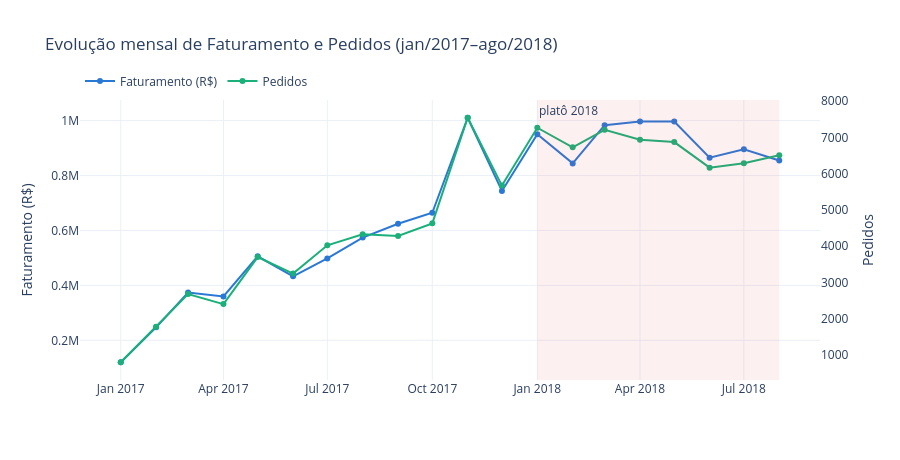

This figure's notebook cell:
### Code cell
# Grafico Evolução Mensal

fig = go.Figure()
fig.add_trace(go.Scatter(
    x=mensal['ano_mes'], y=mensal['faturamento'], name='Faturamento (R$)',
    mode='lines+markers', line=dict(color='#2a78d6', width=2), marker=dict(size=6),
))
fig.add_trace(go.Scatter(
    x=mensal['ano_mes'], y=mensal['pedidos'], name='Pedidos',
    mode='lines+markers', line=dict(color='#1baf7a', width=2), marker=dict(size=6),
    yaxis='y2',
))
fig.add_vrect(x0='2018-01', x1='2018-08', fillcolor='#e34948', opacity=0.08, line_width=0,
              annotation_text='platô 2018', annotation_position='top left')
fig.update_layout(
    title='Evolução mensal de Faturamento e Pedidos (jan/2017–ago/2018)',
    xaxis_title='', yaxis=dict(title='Faturamento (R$)'),
    yaxis2=dict(title='Pedidos', overlaying='y', side='right', showgrid=False),
    legend=dict(orientation='h', y=1.12, x=0), hovermode='x unified',
    template='plotly_white', height=460,
)
fig.show()

### Figure 1 — Plotly figure (JSON) as saved in the notebook; plotly's stock layout.template omitted (floating-point values rounded to 4 significant figures)
{"data": [{"line": {"color": "#2a78d6", "width": 2}, "marker": {"size": 6}, "mode": "lines+markers", "name": "Faturamento (R$)", "type": "scatter", "x": ["2017-01", "2017-02", "2017-03", "2017-04", "2017-05", "2017-06", "2017-07", "2017-08", "2017-09", "2017-10", "2017-11", "2017-12", "2018-01", "2018-02", "2018-03", "2018-04", "2018-05", "2018-06", "2018-07", "2018-08"], "y": [120300.0, 247300.0, 374300.0, 359900.0, 506100.0, 433000.0, 498000.0, 574000.0, 624400.0, 664200.0, 1010000.0, 743900.0, 950000.0, 844200.0, 983200.0, 996600.0, 996500.0, 865100.0, 895500.0, 854700.0]}, {"line": {"color": "#1baf7a", "width": 2}, "marker": {"size": 6}, "mode": "lines+markers", "name": "Pedidos", "type": "scatter", "x": ["2017-01", "2017-02", "2017-03", "2017-04", "2017-05", "2017-06", "2017-07", "2017-08", "2017-09", "2017-10", "2017-11", "2017-12", "2018-01", "2018-02", "2018-03", "2018-04", "2018-05", "2018-06", "2018-07", "2018-08"], "y": [800, 1780, 2682, 2404, 3700, 3245, 4026, 4331, 4285, 4631, 7544, 5673, 7269, 6728, 7211, 6939, 6873, 6167, 6292, 6512], "yaxis": "y2"}], "layout": {"annotations": [{"showarrow": false, "text": "platô 2018", "x": "2018-01", "xanchor": "left", "xref": "x", "y": 1, "yanchor": "top", "yref": "y domain"}], "height": 460, "hovermode": "x unified", "legend": {"orientation": "h", "x": 0, "y": 1.12}, "shapes": [{"fillcolor": "#e34948", "line": {"width": 0}, "opacity": 0.08, "type": "rect", "x0": "2018-01", "x1": "2018-08", "xref": "x", "y0": 0, "y1": 1, "yref": "y domain"}], "title": {"text": "Evolução mensal de Faturamento e Pedidos (jan/2017–ago/2018)"}, "xaxis": {"title": {"text": ""}}, "yaxis": {"title": {"text": "Faturamento (R$)"}}, "yaxis2": {"overlaying": "y", "showgrid": false, "side": "right", "title": {"text": "Pedidos"}}}}
